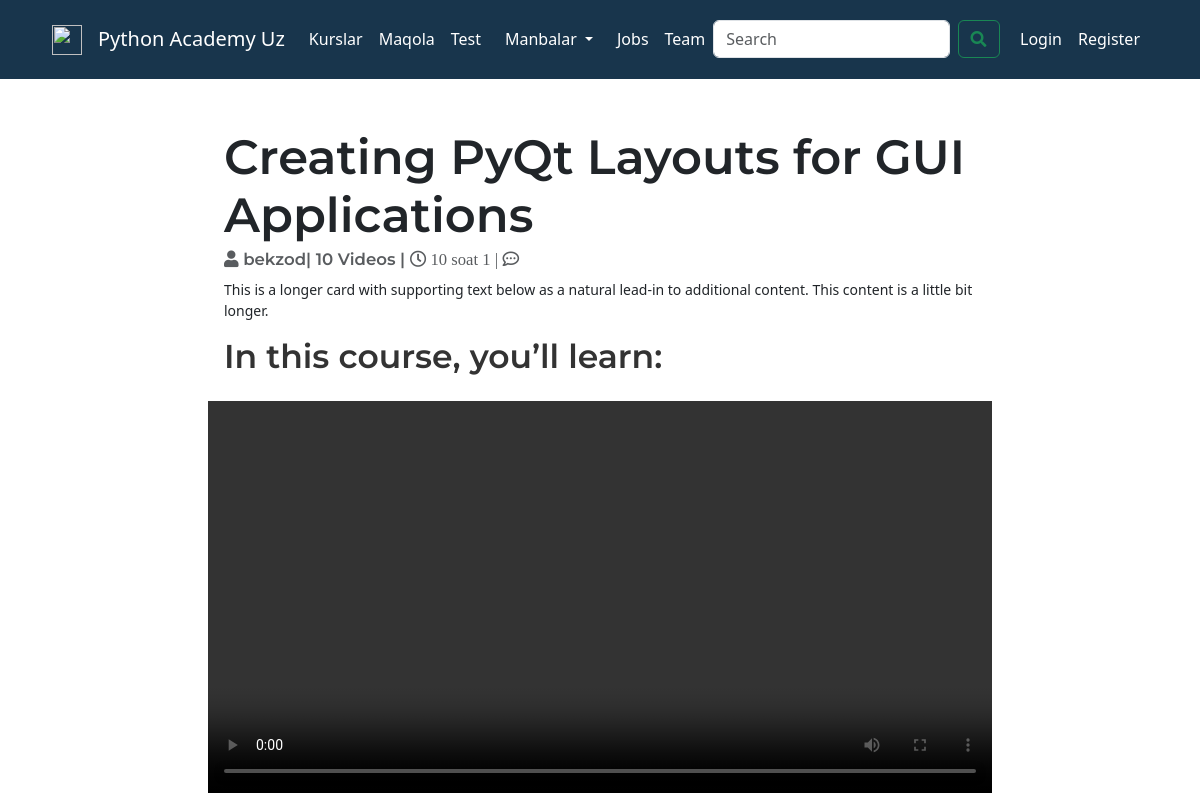
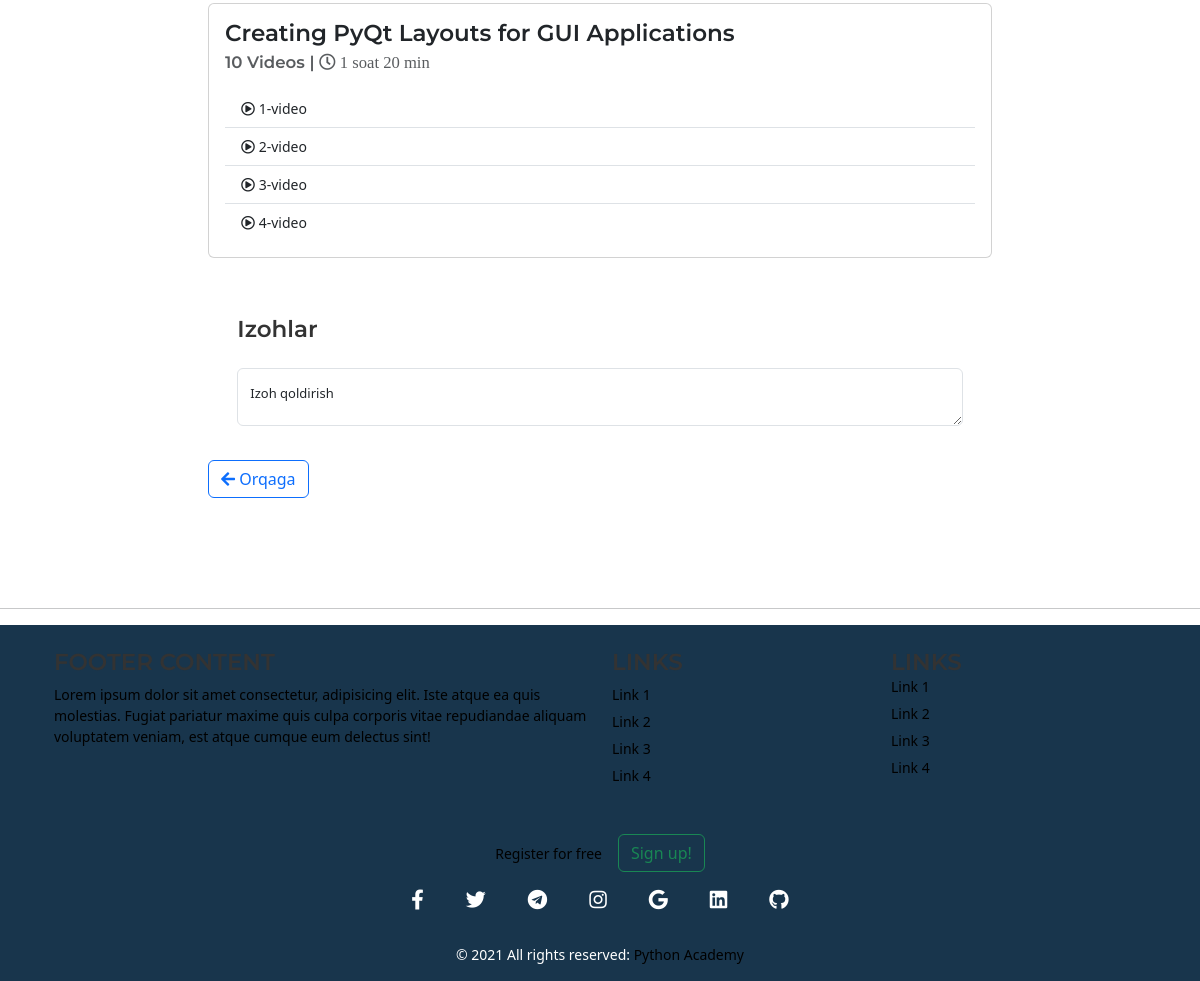
The page /courses/course-detail/1/ on the database its author committed (2 pictures, top to bottom).
### courses/models.py (models this page shows, shortened)
class CourseListModel(models.Model):
    course = models.ManyToManyField(CourseModel)
    kurs_name = models.CharField(max_length=100)
    kurs_info = models.CharField(max_length=1000)
    content = models.TextField()
    image = models.ImageField(upload_to='img')
    author = models.ForeignKey(User, on_delete=models.CASCADE)
    date_of_kurs = models.DateField(default=datetime.now())
    number_of_video = models.IntegerField()
    hour_of_kurs = models.IntegerField()
    minute_of_kurs = models.IntegerField()
    number_of_saw = models.IntegerField()
    number_of_comment = models.IntegerField()
    tag = models.ManyToManyField(TagModel, verbose_name='tag_list')

### courses/views.py (the view)
# urls.py: path('course-detail/<int:pk>/',course_detail_view,name='course_detail'),
def course_detail_view(request,pk):
    course_list = get_object_or_404(CourseListModel, id=pk)
    comments = CommentCourse.objects.filter(course=course_list)
    first_video=course_list.course_video.all()[0]
    return render(request,'courses/course_detail.html',{'course_list':course_list,'comments':comments,'first_video':first_video})

### templates/courses/course_detail.html (shortened to what this page needs)
{% extends 'base.html' %}
{% block content %}
<div class="container mt-4">
    <div class="card mx-auto course-detail-info" style="width: 70%;">
        <div class="card-body">
          <h1 class="card-title">{{course_list.kurs_name}}</h1>
          <h6 class="card-subtitle mb-2 text-muted">
            <p class="card-text"><small class="text-muted"><a class="text-decoration-none" href="#"><i class="fas fa-user"></i> {{course_list.author}}</a>| {{course_list.number_of_video}} Videos | <i class="far fa-clock"> {{course_list.hour_of_kurs}} soat {{course_list.minute_of_kurs}} |  </i> <i class="far fa-comment-dots"></i> {{course.comment.all.count}} </small></p>
          </h6>
            <p class="card-text">{{course_list.kurs_info}}</p>
                <h3>In this course, you’ll learn:</h3>
        </div>
        <div class="video_content">
            <video width="100%" height="auto" controls controlsList="nodownload">
                <source src="All the right moves.mp4" type="video/mp4">
            </video>
        </div>
    </div>
    <div class="card mx-auto mt-3" style="width: 70%;">
      <div class="card-body">
        <h5 class="card-title">{{course_list.kurs_name}}</h5>
        <h6 class="card-subtitle mb-2 text-muted">
          <p class="card-text"><small class="text-muted">10 Videos | <i class="far fa-clock"> 1 soat 20 min</i></small></p>
        </h6>
        <p class="card-text">
          <ol class="list-group list-group-flush">
            <li class="list-group-item"><a class="a1 text-decoration-none"><i class="far fa-play-circle"></i> 1-video </a></li>
            <li class="list-group-item"><a class="a2 text-decoration-none"><i class="far fa-play-circle"></i> 2-video </a></li>
            <li class="list-group-item"><a class="a3 text-decoration-none"><i class="far fa-play-circle"></i> 3-video </a></li>
            <li class="list-group-item"><a class="a4 text-decoration-none"><i class="far fa-play-circle"></i> 4-video </a></li>
          </ol>
        </p>
      </div>
    </div>
    <div class="container mt-5">
      <div class="row d-flex justify-content-center">
          <div class="col-md-8">
              <div class="headings d-flex justify-content-between align-items-center mb-3">
                  <h5>Izohlar</h5>
              </div>
            <div class="form-floating mt-2">
              <textarea class="form-control" placeholder="Leave a comment here" id="floatingTextarea"></textarea>
              <label for="floatingTextarea">Izoh qoldirish</label>
            </div>
          </div>
      </div>
  </div>
  <div class="mx-auto" style="width: 70%;">
    <a class="btn btn-outline-primary mt-4" href="{% url 'courses:course_list' course_list.id %}" role="button"><i class="fas fa-arrow-left"></i> Orqaga</a>
  </div>
</div>
{% endblock content %}

### static/css/main.css (style rules this page uses)
* { padding: 0; margin: 0; }
.container { padding: 10px; }
.course-detail-info { border: none !important; }

### static/css/jobs.css (style rules this page uses)
*, *::after, *::before { -webkit-box-sizing: border-box; box-sizing: border-box; }
html, body, .site-wrapper { height: 100%; }
body { font-size: 14px; position: relative; visibility: visible; }
h1, h2, h3, h4, h5, h6 { font-family: "Montserrat", sans-serif; font-weight: 600; line-height: 1.2; margin-top: 0; color: #333333; }
h1, .h1 { font-size: 48px; }
h3, .h3 { font-size: 33px; }
h5, .h5 { font-size: 23px; }
h6, .h6 { font-size: 19px; }
p:last-child { margin-bottom: 0; }
a, button { line-height: inherit; display: inline-block; cursor: pointer; text-decoration: none; color: inherit; }
a, button, img, input { -webkit-transition: all 0.3s ease 0s; -o-transition: all 0.3s ease 0s; transition: all 0.3s ease 0s; }
label { font-size: 13px; line-height: 1.25; display: block; margin-bottom: 10px; }

### rows shown on the page
CourseListModel: kurs_name "Creating PyQt Layouts for GUI Applications", author "bekzod", number_of_video "10", hour_of_kurs "10", minute_of_kurs "1", kurs_info "This is a longer card with supporting text below as a natural lead-in to additional content. This content is a little bit longer."
